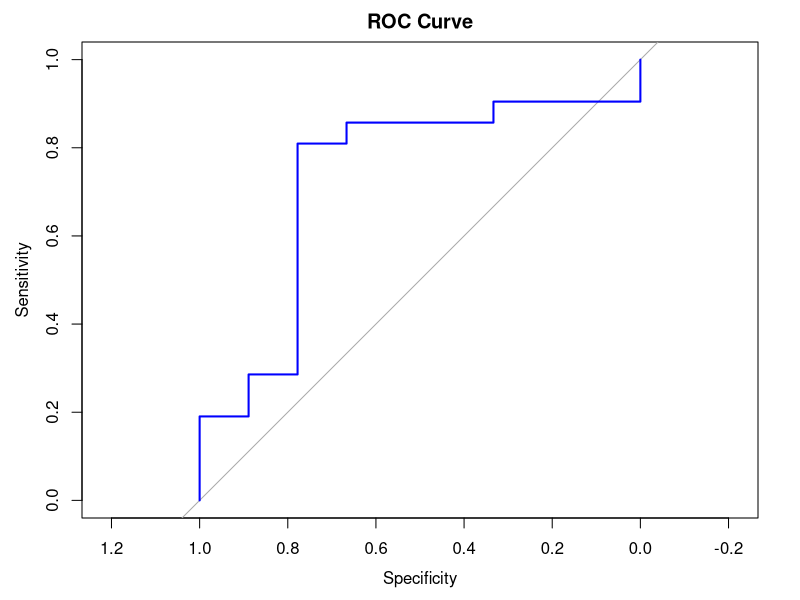
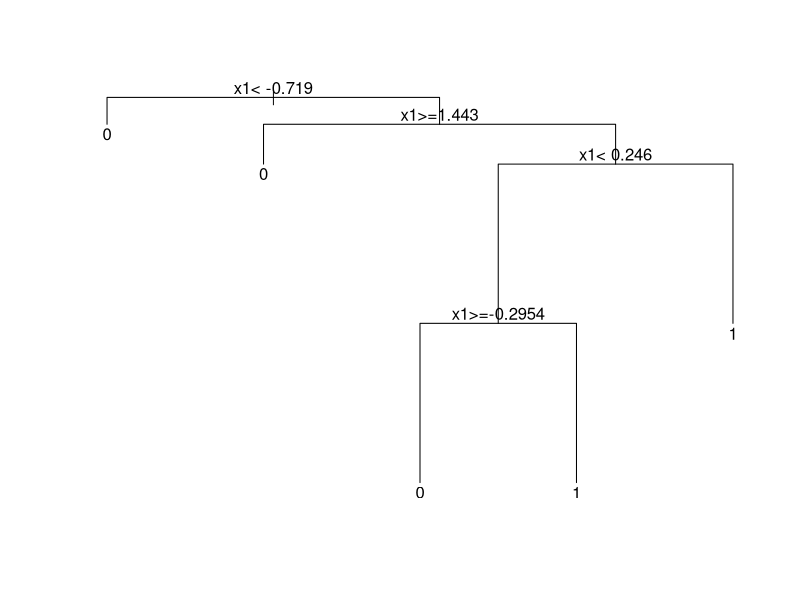
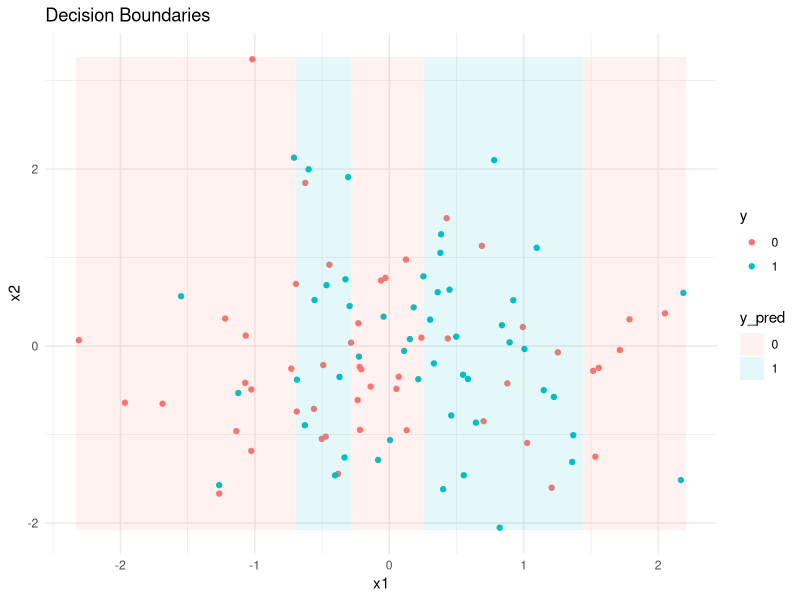

Write R code to recreate these figures, in order.
## ---- chunk 1
# Load necessary libraries
library(ggplot2)
library(dplyr)

# Generate sample data
set.seed(123)
data <- data.frame(
  x1 = rnorm(100),
  x2 = rnorm(100),
  y = as.factor(sample(0:1, 100, replace = TRUE))
)

# Split data into training and testing sets
train_indices <- sample(1:nrow(data), 0.7 * nrow(data))
train_data <- data[train_indices, ]
test_data <- data[-train_indices, ]

# Build logistic regression model
model <- glm(y ~ x1 + x2, data = train_data, family = "binomial")

# Make predictions on the test set
predictions <- predict(model, newdata = test_data, type = "response")

# Evaluate model performance
# (metrics and confusion matrix code here)

## ---- chunk 2
# Install and load the pROC package
#install.packages("pROC")
library(pROC)

# Create ROC curve
roc_curve <- roc(test_data$y, predictions)
plot(roc_curve, main = "ROC Curve", col = "blue", lwd = 2)
## ---- chunk 3
# Install and load the rpart package
#install.packages("rpart")
library(rpart)

# Build decision tree model
tree_model <- rpart(y ~ x1 + x2, data = train_data, method = "class")

# Visualize the decision tree
plot(tree_model)
text(tree_model)
## ---- chunk 4
# Generate data for decision boundary plot
library(ggplot2)
boundary_data <- expand.grid(
  x1 = seq(min(data$x1), max(data$x1), length.out = 100),
  x2 = seq(min(data$x2), max(data$x2), length.out = 100)
)

# Predict class labels for decision boundary data
boundary_data$y_pred <- predict(tree_model, newdata = boundary_data, type = "class")

# Plot decision boundaries
ggplot() +
  geom_point(data = data, aes(x = x1, y = x2, color = y)) +
  geom_tile(data = boundary_data, aes(x = x1, y = x2, fill = y_pred), alpha = 0.1) +
  labs(title = "Decision Boundaries") +
  theme_minimal()

